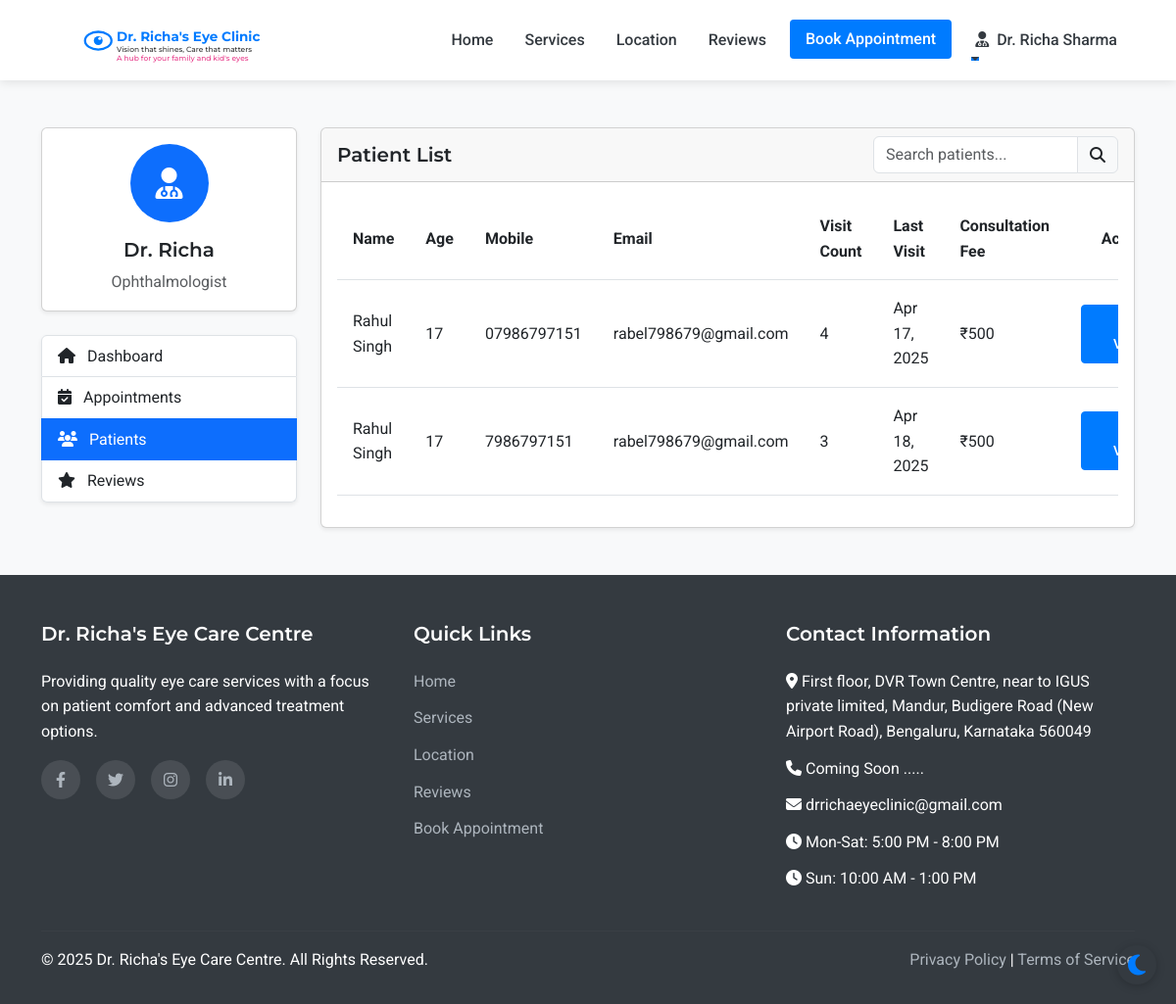
/admin/patients (signed in), run on the app's committed database.
### models.py (models this page shows, shortened)
class Staff(UserMixin, db.Model):
    __abstract__ = True
    id = db.Column(db.Integer, primary_key=True)
    username = db.Column(db.String(64), unique=True, nullable=False)
    email = db.Column(db.String(120), unique=True, nullable=False)
    password_hash = db.Column(db.String(256), nullable=False)
    full_name = db.Column(db.String(100), nullable=False)
    mobile_number = db.Column(db.String(15), nullable=False)

class Doctor(Staff):
    __tablename__ = 'doctor'
    qualifications = db.Column(db.String(200), nullable=True)
    specialization = db.Column(db.String(200), nullable=True)

class Patient(UserMixin, db.Model):
    id = db.Column(db.Integer, primary_key=True)
    full_name = db.Column(db.String(100), nullable=False)
    mobile_number = db.Column(db.String(15), nullable=False)
    email = db.Column(db.String(100), nullable=True)
    age = db.Column(db.Integer, nullable=False)
    password_hash = db.Column(db.String(256), nullable=True)
    is_registered = db.Column(db.Boolean, default=False)
    created_at = db.Column(db.DateTime, nullable=False, default=datetime.utcnow)
    appointments = db.relationship('Appointment', backref='patient', lazy=True)
    doctor_prescriptions = db.relationship('DoctorPrescription', backref='patient', lazy=True)
    optometrist_prescriptions = db.relationship('OptometristPrescription', backref='patient', lazy=True)

class Appointment(db.Model):
    id = db.Column(db.Integer, primary_key=True)
    patient_id = db.Column(db.Integer, db.ForeignKey('patient.id'), nullable=False)
    appointment_date = db.Column(db.Date, nullable=False)
    appointment_time = db.Column(db.Time, nullable=False)
    primary_issue = db.Column(db.Text, nullable=True)
    referral_info = db.Column(db.String(255), nullable=True)
    status = db.Column(db.String(20), default='scheduled')  # scheduled, completed, cancelled
    created_at = db.Column(db.DateTime, default=datetime.utcnow)
    consultation_fee = db.Column(db.Float, nullable=False, default=500.0)
    payment_status = db.Column(db.String(20), default='pending')  # pending, paid

### routes.py (the view)
@app.route('/admin/patients')
@login_required
def admin_patients():
    if not (isinstance(current_user, Admin) or isinstance(current_user, Doctor) or isinstance(current_user, Assistant)):
        flash('Access denied. Staff privileges required.', 'danger')
        return redirect(url_for('index'))
    patients = Patient.query.order_by(Patient.full_name).all()
    return render_template('admin/patients.html', patients=patients)

### templates/admin/patients.html (shortened to what this page needs)
{% extends 'layout.html' %}
{% block content %}
<section class="py-5 bg-light">
    <div class="container">
        <div class="row">
            <div class="col-lg-3 mb-4">
                <div class="card shadow-sm mb-4">
                    <div class="card-body text-center">
                        <div class="avatar-circle bg-primary text-white mb-3">
                            <i class="fas fa-user-md fa-2x"></i>
                        </div>
                        <h5 class="card-title">Dr. Richa</h5>
                        <p class="card-text text-muted">Ophthalmologist</p>
                    </div>
                </div>
                <div class="list-group shadow-sm">
                    <a href="{{ url_for('admin_dashboard') }}" class="list-group-item list-group-item-action">
                        <i class="fas fa-home me-2"></i> Dashboard
                    </a>
                    <a href="{{ url_for('admin_appointments') }}" class="list-group-item list-group-item-action">
                        <i class="fas fa-calendar-check me-2"></i> Appointments
                    </a>
                    <a href="{{ url_for('admin_patients') }}" class="list-group-item list-group-item-action active">
                        <i class="fas fa-users me-2"></i> Patients
                    </a>
                    <a href="{{ url_for('admin_reviews') }}" class="list-group-item list-group-item-action">
                        <i class="fas fa-star me-2"></i> Reviews
                    </a>
                </div>
            </div>
            <div class="col-lg-9">
                <div class="card shadow-sm">
                    <div class="card-header d-flex justify-content-between align-items-center">
                        <h5 class="mb-0">Patient List</h5>
                        <div class="input-group" style="width: 250px;">
                            <input type="text" class="form-control" id="patientSearch" placeholder="Search patients...">
                            <span class="input-group-text"><i class="fas fa-search"></i></span>
                        </div>
                    </div>
                    <div class="card-body">
                        <div class="table-responsive">
                            <table class="table table-hover" id="patientsTable">
                                <thead>
                                    <tr>
                                        <th>Name</th>
                                        <th>Age</th>
                                        <th>Mobile</th>
                                        <th>Email</th>
                                        <th>Visit Count</th>
                                        <th>Last Visit</th>
                                        <th>Consultation Fee</th>
                                        <th class="text-center">Actions</th>
                                    </tr>
                                </thead>
                                <tbody>
                                    {% for patient in patients %}
                                        <tr>
                                            <td>{{ patient.full_name }}</td>
                                            <td>{{ patient.age }}</td>
                                            <td>{{ patient.mobile_number }}</td>
                                            <td>{{ patient.email }}</td>
                                            <td>{{ patient.appointments|length }}</td>
                                            <td>
                                                {% if patient.appointments %}
                                                    {% set last_appointment = patient.appointments|sort(attribute='appointment_date', reverse=True)|first %}
                                                    {{ last_appointment.appointment_date.strftime('%b %d, %Y') }}
                                                {% else %}
                                                    {{ patient.created_at.strftime('%b %d, %Y') }}
                                                {% endif %}
                                            </td>
                                            <td>₹500</td>
                                            <td>
                                                <a href="{{ url_for('admin_patient_view', patient_id=patient.id) }}" class="btn btn-sm btn-primary">
                                                </a>
                                            </td>
                                        </tr>
                                    {% endfor %}
                                </tbody>
                            </table>
                        </div>
                    </div>
                </div>
            </div>
        </div>
    </div>
</section>
{% endblock %}

### templates/layout.html (shortened to what this page needs)
<!DOCTYPE html>
<html lang="en">
<head>
    <link href="https://cdn.jsdelivr.net/npm/bootstrap@5.3.0-alpha1/dist/css/bootstrap.min.css" rel="stylesheet">
    <link rel="stylesheet" href="https://cdn.jsdelivr.net/npm/flatpickr/dist/flatpickr.min.css">
    <link rel="stylesheet" href="https://cdnjs.cloudflare.com/ajax/libs/font-awesome/6.1.1/css/all.min.css">
    <link rel="stylesheet" href="{{ url_for('static', filename='css/style.css') }}">
</head>
<body>
    <nav class="navbar navbar-expand-lg sticky-top">
        <div class="container">
            <a class="navbar-brand" href="{{ url_for('index') }}" id="clinic-logo">
                <div id="interactive-logo-container" style="height: 60px;"></div>
            </a>
            <div class="collapse navbar-collapse" id="navbarNav">
                <ul class="navbar-nav ms-auto">
                    <li class="nav-item">
                        <a class="nav-link {% if request.path == url_for('index') %}active{% endif %}" href="{{ url_for('index') }}">Home</a>
                    </li>
                    <li class="nav-item">
                        <a class="nav-link {% if request.path == url_for('services') %}active{% endif %}" href="{{ url_for('services') }}">Services</a>
                    </li>
                    <li class="nav-item">
                        <a class="nav-link {% if request.path == url_for('location') %}active{% endif %}" href="{{ url_for('location') }}">Location</a>
                    </li>
                    <li class="nav-item">
                        <a class="nav-link {% if request.path == url_for('reviews') %}active{% endif %}" href="{{ url_for('reviews') }}">Reviews</a>
                    </li>
                    <li class="nav-item">
                        <a class="nav-link btn btn-primary text-white px-3 ms-lg-2" href="{{ url_for('appointment') }}">Book Appointment</a>
                    </li>
                    {% if current_user.is_authenticated %}
                        {% if current_user.__class__.__name__ == 'Patient' %}
                            <li class="nav-item dropdown">
                                <a class="nav-link dropdown-toggle" href="#" id="navbarDropdown" role="button" data-bs-toggle="dropdown" aria-expanded="false">
                                    <i class="fas fa-user me-1"></i> {{ current_user.full_name }}
                                </a>
                                <ul class="dropdown-menu dropdown-menu-end" aria-labelledby="navbarDropdown">
                                    <li><a class="dropdown-item" href="{{ url_for('patient_dashboard') }}">Dashboard</a></li>
                                    <li><a class="dropdown-item" href="{{ url_for('patient_appointments') }}">My Appointments</a></li>
                                    <li><a class="dropdown-item" href="{{ url_for('patient_medical_records') }}">Medical Records</a></li>
                                    <li><hr class="dropdown-divider"></li>
                                    <li><a class="dropdown-item" href="{{ url_for('patient_logout') }}">Logout</a></li>
                                </ul>
                            </li>
                        {% else %}
                            <li class="nav-item dropdown">
                                <a class="nav-link dropdown-toggle" href="#" id="navbarDropdown" role="button" data-bs-toggle="dropdown" aria-expanded="false">
                                    <i class="fas fa-user-md me-1"></i> {{ current_user.full_name }}
                                </a>
                            </li>
                        {% endif %}
                    {% endif %}
                </ul>
            </div>
        </div>
    </nav>
    <main>
        {% block content %}{% endblock %}
    </main>
    <footer>
        <div class="container">
            <div class="row">
                <div class="col-md-4 mb-4 mb-md-0">
                    <h5>Dr. Richa's Eye Care Centre</h5>
                    <p class="mb-3">Providing quality eye care services with a focus on patient comfort and advanced treatment options.</p>
                    <div class="social-icons">
                        <a href="#" aria-label="Facebook"><i class="fab fa-facebook-f"></i></a>
                        <a href="#" aria-label="Twitter"><i class="fab fa-twitter"></i></a>
                        <a href="#" aria-label="Instagram"><i class="fab fa-instagram"></i></a>
                        <a href="#" aria-label="LinkedIn"><i class="fab fa-linkedin-in"></i></a>
                    </div>
                </div>
                <div class="col-md-4 mb-4 mb-md-0">
                    <h5>Quick Links</h5>
                    <ul>
                        <li><a href="{{ url_for('index') }}">Home</a></li>
                        <li><a href="{{ url_for('services') }}">Services</a></li>
                        <li><a href="{{ url_for('location') }}">Location</a></li>
                        <li><a href="{{ url_for('reviews') }}">Reviews</a></li>
                        <li><a href="{{ url_for('appointment') }}">Book Appointment</a></li>
                    </ul>
                </div>
                <div class="col-md-4">
                    <h5>Contact Information</h5>
                    <ul>
                        <li><i class="fas fa-map-marker-alt"></i> First floor, DVR Town Centre, near to     IGUS private limited, Mandur, Budigere Road (New Airport Road), Bengaluru, Karnataka 560049</li>
                        <li><i class="fas fa-phone"></i> Coming Soon .....</li>
                        <li><i class="fas fa-envelope"></i> drrichaeyeclinic@gmail.com</li>
                        <li><i class="fas fa-clock"></i> Mon-Sat: 5:00 PM - 8:00 PM</li>
                        <li><i class="fas fa-clock"></i> Sun: 10:00 AM - 1:00 PM</li>
                    </ul>
                </div>
            </div>
            <hr class="mt-4 mb-3" style="border-color: rgba(255,255,255,0.1);">
            <div class="row">
                <div class="col-md-6">
                    <p class="mb-md-0">&copy; {{ now.year }} Dr. Richa's Eye Care Centre. All Rights Reserved.</p>
                </div>
                <div class="col-md-6 text-md-end">
                    <p class="mb-0">
                        <a href="#">Privacy Policy</a> |
                        <a href="#">Terms of Service</a>
                    </p>
                </div>
            </div>
        </div>
    </footer>
</body>
</html>

### data on the page
Doctor: full_name "Dr. Richa Sharma"
Patient: full_name "Rahul Singh", age "17", mobile_number "07986797151", email "rabel798679@gmail.com", appointments|length "4"
Appointment: appointment_date "Apr 17, 2025"
Patient: full_name "Rahul Singh", age "17", mobile_number "7986797151", email "rabel798679@gmail.com", appointments|length "3"
Appointment: appointment_date "Apr 18, 2025"
